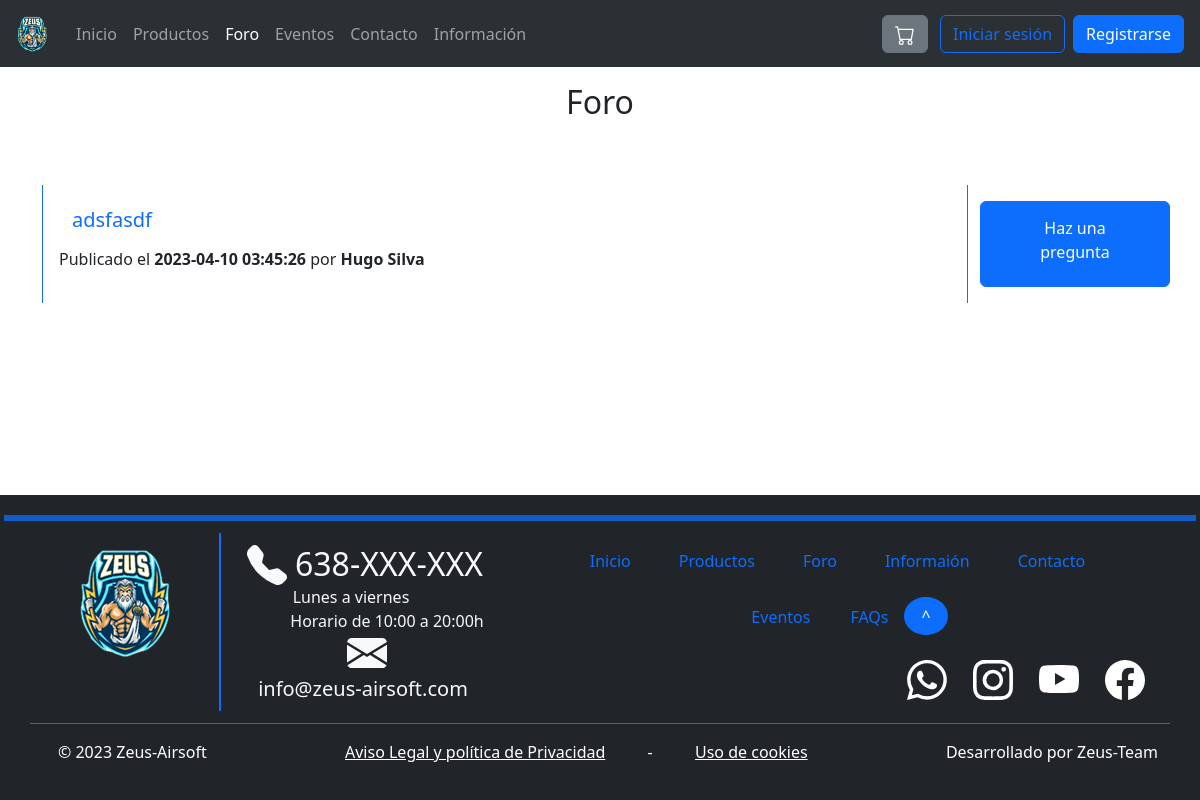
/forum.php, run on the app's committed database.
### tables this page shows
CREATE TABLE `questions` (
  `id` int(11) NOT NULL,
  `title` varchar(255) NOT NULL,
  `message` text DEFAULT NULL,
  `creationDate` datetime NOT NULL DEFAULT current_timestamp()
);

CREATE TABLE `users` (
  `id` int(11) NOT NULL,
  `name` varchar(32) NOT NULL,
  `surname` varchar(64) NOT NULL,
  `email` varchar(320) NOT NULL,
  `passwordHash` char(60) NOT NULL
);

### includes/config.php (called while the page is built, shortened)
<?php
spl_autoload_register(function ($class) {
	$namespaceLength = strlen(NAMESPACE_PREFIX);
	$relativeClass = substr($class, $namespaceLength);
	$file = INCLUDES_ROOT . '/' . str_replace('\\', '/', $relativeClass) . '.php';
});

### includes/database/databaseProxy.php (called while the page is built, shortened)
<?php
require_once 'includes/config.php';
class DatabaseProxy
{
    private $m_Connection;
    public function __construct($databaseOptions = array())
    {
        $databaseOptions = array_merge(self::DEFAULT_OPTIONS, $databaseOptions);
        $host = $databaseOptions[self::HOST_KEY];
        $name = $databaseOptions[self::DATABASE_NAME_KEY];
        $username = $databaseOptions[self::USERNAME_KEY];
        $password = $databaseOptions[self::PASSWORD_KEY];
        $PDOOptions = $databaseOptions[self::PDO_OPTIONS_KEY];
        try {
            $this->m_Connection = new PDO("mysql:host=$host;dbname=$name", $username, $password, $PDOOptions);
        } catch (PDOException $e) {
            die('PDO connection error: ' . $e->getMessage());
        }
    }
    public function prepare($query)
    {
        return $this->m_Connection->prepare($query);
    }
}

### includes/Application.php (called while the page is built, shortened)
<?php
require_once 'includes/config.php';
class Application
{
    private static $s_Instance;
    private $m_DatabaseProxy;
    private function __construct()
    {
        $this->m_DatabaseProxy = new DatabaseProxy();
    }
    public static function getInstance() : Application
    {
        if (!isset(self::$s_Instance))
            self::$s_Instance = new Application();
        return self::$s_Instance;
    }
    public function getDatabaseProxy() : DatabaseProxy
    {
        return $this->m_DatabaseProxy;
    }
}

### includes/DAO/DAO.php (called while the page is built, shortened)
<?php
require_once 'includes/config.php';
abstract class DAO
{
    protected $m_TableName;
    protected $m_DatabaseProxy;
    public function __construct($tableName)
    {
        $this->m_TableName = $tableName;
        $this->m_DatabaseProxy = Application::getInstance()->getDatabaseProxy();
    }
    public function read($id = null, $filters = array()): array
    {
        $filterConstraint = " WHERE ";
        $filterKeys = array_keys($filters);
        $numFilters = count($filters);
        for ($i = 0; $i < $numFilters; ++$i) {
            $filterConstraint .= "{$filterKeys[$i]} = :{$filterKeys[$i]}";
            if ($i < $numFilters - 1)
                $filterConstraint .= ' AND ';
        }
        $query = "SELECT * FROM {$this->m_TableName}" . ($numFilters > 0 ? $filterConstraint : '');
        $statement = $this->m_DatabaseProxy->prepare($query);
        $statement->execute();
        $results = array();
        foreach ($statement as $result)
            array_push($results, $this->createDTOFromArray($result));
        return $results;
    }
}

### includes/DAO/questionDAO.php (called while the page is built, shortened)
<?php
require_once 'includes/config.php';
class QuestionDAO extends DAO
{
    public function getQuestionAuthor($questionID): array
    {
        $query = "SELECT * FROM users u INNER JOIN users_questions uq ON u.id = uq.userID WHERE uq.questionID = :questionID;";
        $statement = $this->m_DatabaseProxy->prepare($query);
        $statement->bindParam(':questionID', $questionID);
        $statement->execute();
        $results = array();
        $userDAO = new UserDAO();
        foreach ($statement as $result) {
            array_push($results, $userDAO->createDTOFromArray($result));
        }
        return $results;
    }
    protected function createDTOFromArray($array): DTO
    {
        $id = $array[self::ID_KEY];
        $title = $array[self::TITLE_KEY];
        $message = $array[self::MESSAGE_KEY];
        $creationDate = $array[self::CREATION_DATE_KEY];
        return new QuestionDTO($id, $title, $message, $creationDate);
    }
}

### includes/DTO/questionDTO.php (called while the page is built, shortened)
<?php
require_once 'includes/config.php';
class QuestionDTO extends DTO
{
    private $m_ID;
    private $m_Title;
    private $m_Date;
    public function __construct($id, $title, $message, $date)
    {
        $this->m_ID = $id;
        $this->m_Title = $title;
        $this->m_Date = $date;
    }
    public function getID()
    {
        return $this->m_ID;
    }
    public function getTitle()
    {
        return $this->m_Title;
    }
    public function getCreationDate()
    {
        return $this->m_Date;
    }
}

### includes/DAO/UserDAO.php (called while the page is built, shortened)
<?php
require_once 'includes/config.php';
class UserDAO extends DAO
{
    protected function createDTOFromArray($array): DTO
    {
        $id = $array[self::ID_KEY] ?? -1;
        $name = $array[self::NAME_KEY];
        $surname = $array[self::SURNAME_KEY];
        $email = $array[self::EMAIL_KEY];
        $passwordHash = $array[self::PASSWORD_HASH_KEY];
        return new UserDTO($id, $name, $surname, $email, $passwordHash);
    }
}

### includes/DTO/userDTO.php (called while the page is built, shortened)
<?php
require_once 'includes/config.php';
class UserDTO extends DTO
{
    private $m_Name;
    private $m_Surname;
    public function __construct($id, $name, $surname, $email, $passwordHash)
    {
        $this->m_Name = $name;
        $this->m_Surname = $surname;
    }
    public function getName()
    {
        return $this->m_Name;
    }
    public function getSurname(){
        return $this->m_Surname;
    }
}

### forum.php (the view, shortened to what this page needs)
<?php
require_once 'includes/config.php';
$questionDAO = new QuestionDAO;
$questions = $questionDAO->read();
?>
<div class="container">
    <h2 class="m-3 d-flex justify-content-center">Foro</h2>
    <div class="row">
        <?php if (!isset($questions) || empty($questions)) : ?>
            <div class="col-12">
                <div class="row d-flex justify-content-center">
                    <h5>El foro está vacío</h5>
                    <a class="btn btn-primary w-100 m-3" href="ask-question.php" role="button">
                        <p class="pt-2">Haz una<br>pregunta</p>
                    </a>
                </div>
            </div>
        <?php else : ?>
            <div class="col-10 mb-3">
                <?php foreach ($questions as $question) : ?>
                    <div class="card row-hover pos-relative py-3 px-3 mb-3 border-primary border-top-0 border-bottom-0 rounded-0">
                        <div class="row d-flex align-items-center">
                            <form action="question.php" method="get">
                                <?php $questionAuthor = $questionDAO->getQuestionAuthor($question->getID())[0]->getName() . " " . $questionDAO->getQuestionAuthor($question->getID())[0]->getSurname(); ?>
                                <button type="submit" class="btn btn-link text-primary text-decoration-none">
                                    <h5><?= $question->getTitle(); ?></h5>
                                </button>
                            </form>
                            <p class="text-sm"><span class="op-6">Publicado el <b><?= $question->getCreationDate() ?></b> por <b><?= $questionAuthor ?></b></span></p>
                        </div>
                    </div>
                <?php endforeach ?>
            </div>
            <div class="col-2 mt-5">
                <div class="row d-flex justify-content-center">
                    <a class="btn btn-primary w-100 m-3" href="ask-question.php" role="button">
                        <p class="pt-2">Haz una<br>pregunta</p>
                    </a>
                </div>
            </div>
        <?php endif ?>
    </div>
</div>
<?php require_once PROJECT_ROOT . '/includes/templates/default_template.php'; ?>

### data on the page
questions: title "adsfasdf", creationDate "2023-04-10 03:45:26", id.passwordHash "Hugo Silva"

### other printed values
$value "Inicio"
$value "Productos"
$value "Foro"
$value "Eventos"
$value "Contacto"
$value "Información"
